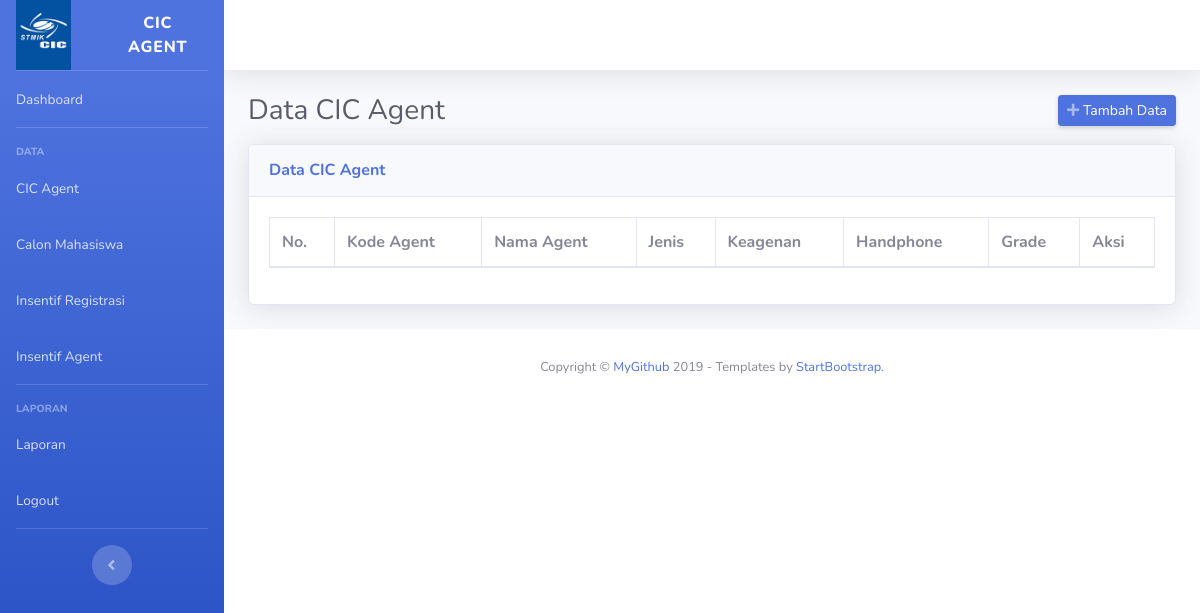
The page /cic-agent (signed in) on the database as committed earlier.
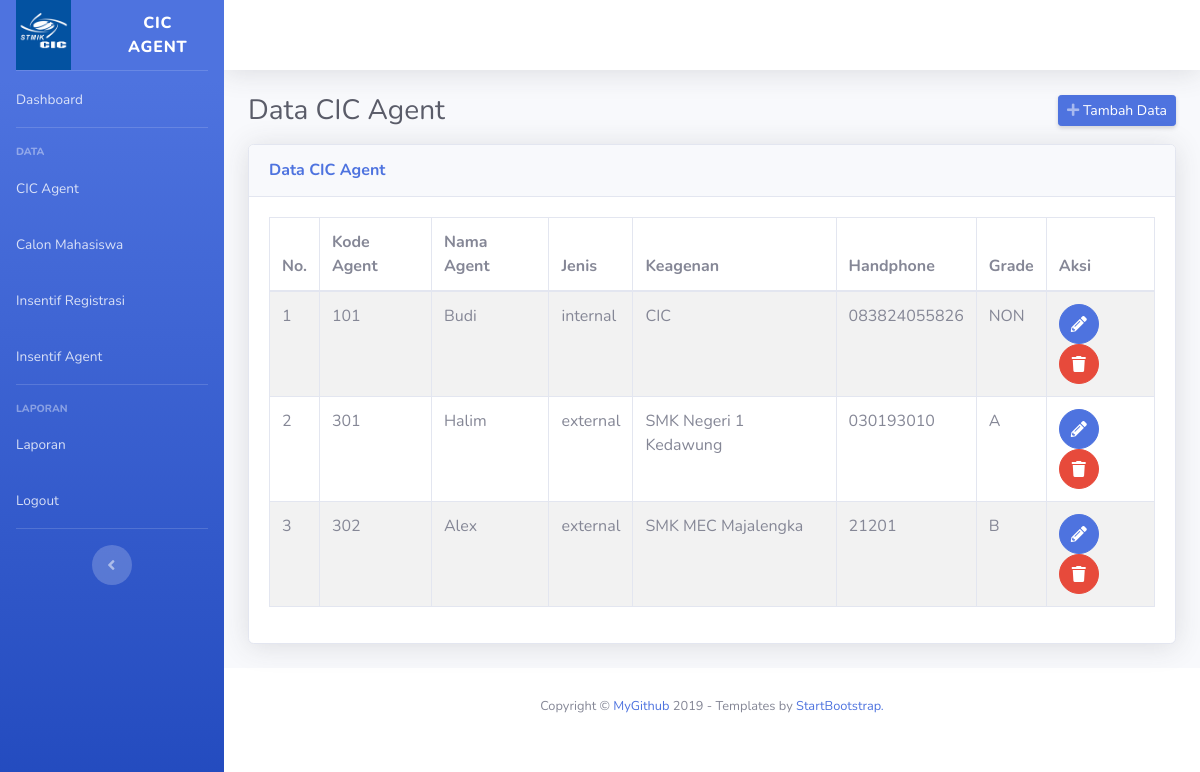
The same page on the database as committed later.
### tables this page shows
CREATE TABLE `agent` (
  `id` int(11) NOT NULL,
  `kode` varchar(10) NOT NULL,
  `nama` varchar(200) NOT NULL,
  `jenis` enum('internal','external') NOT NULL,
  `keagenan` varchar(200) NOT NULL,
  `handphone` varchar(20) NOT NULL,
  `grade` enum('A','B','NON') NOT NULL
);

### core/method.php (called while the page is built, shortened)
<?php
function getFrom($index) {
	$get = isset($_GET[$index]) ? $_GET[$index] : "";
	return $get;
}

### core/crud.php (called while the page is built, shortened)
<?php
function select($columns, $table, $conditions = NULL) {
	if ($conditions != NULL) {
		$sql = "SELECT $columns FROM $table WHERE $conditions ";
	} else {
		$sql = "SELECT $columns FROM $table";
	}
	return query($sql);
}
function result($query) {
	return mysqli_fetch_object($query);
}
function query($sql){
	global $link;
	if ($data = mysqli_query($link, $sql) or die(mysqli_error($link))) {
		return $data;
	}
}
?>

### content/agent/index.php (the view)
<?php
$no = 1;
$page = getFrom('page');
$agent = select("*", "agent");
?>
<div class="container-fluid">
    <div class="d-sm-flex align-items-center justify-content-between mb-3">
        <h1 class="h3 mb-0 text-gray-800">Data CIC Agent</h1>
        <div class="btn-group-sm">
            <a href="<?php echo base_url($page."/create") ?>" class="d-none d-sm-inline-block btn btn-sm btn-primary shadow-sm" data-toggle="tooltip" title="Tambah <?= ucwords(str_replace("-", " ", $page)) ?>">
                <i class="fas fa-plus text-white-50"></i>
                <span class="text">Tambah Data</span>
            </a>
        </div>
    </div>
    <div class="card shadow mb-4">
        <div class="card-header py-3">
            <h6 class="m-0 font-weight-bold text-primary">Data CIC Agent</h6>
        </div>
        <div class="card-body">
            <div class="table-responsive">
                <table class="table table-bordered table-hover table-striped" id="dataTable" width="100%" cellspacing="0">
                    <thead>
                        <tr>
                            <th>No.</th>
                            <th>Kode Agent</th>
                            <th>Nama Agent</th>
                            <th>Jenis</th>
                            <th>Keagenan</th>
                            <th>Handphone</th>
                            <th>Grade</th>
                            <th>Aksi</th>
                        </tr>
                    </thead>
                    <tbody>
                        <?php while($agen = result($agent)): ?>
                        <tr>
                            <td><?= $no++; ?></td>
                            <td><?= $agen->kode ?></td>
                            <td><?= $agen->nama ?></td>
                            <td><?= $agen->jenis ?></td>
                            <td><?= $agen->keagenan ?></td>
                            <td><?= $agen->handphone ?></td>
                            <td><?= $agen->grade ?></td>
                            <td>
                                <a href="<?php echo base_url("cic-agent/edit/".$agen->id) ?>" class="btn btn-primary btn-circle">
                                    <i class="fas fa-pencil-alt"></i>
                                </a>
                                <a onclick="return confirmDelete()" href="<?php echo base_url("cic-agent/delete/".$agen->id) ?>" class="btn btn-danger btn-circle">
                                    <i class="fas fa-trash"></i>
                                </a>
                            </td>
                        </tr>
                        <?php endwhile; ?>
                    </tbody>
                </table>
            </div>
        </div>
    </div>
</div>

Rows that differ between the two databases and show on the page:
added agent: kode "101", nama "Budi", jenis "internal", keagenan "CIC", handphone "083824055826", grade "NON"
added agent: kode "301", nama "Halim", jenis "external", keagenan "SMK Negeri 1 Kedawung", handphone "030193010", grade "A"
added agent: kode "302", nama "Alex", jenis "external", keagenan "SMK MEC Majalengka", handphone "21201", grade "B"
